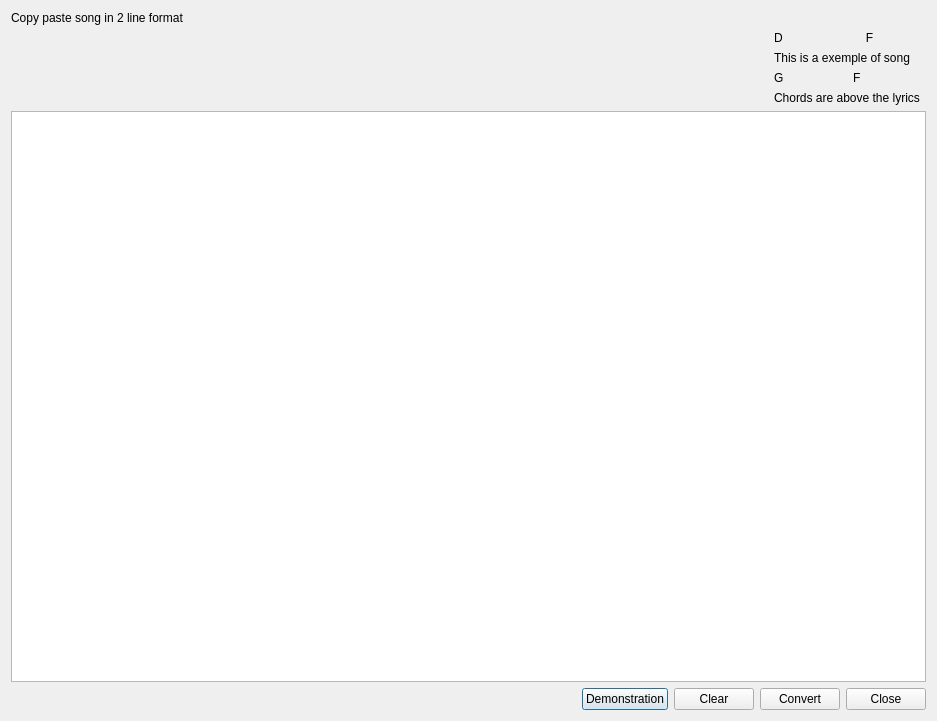
<?xml version="1.0" encoding="UTF-8"?>
<ui version="4.0">
 <class>DialogTwoLinesToChordPro</class>
 <widget class="QDialog" name="DialogTwoLinesToChordPro">
  <property name="geometry">
   <rect>
    <x>0</x>
    <y>0</y>
    <width>937</width>
    <height>721</height>
   </rect>
  </property>
  <property name="windowTitle">
   <string>Format 2 lines to chordpro converter</string>
  </property>
  <layout class="QHBoxLayout" name="horizontalLayout_7">
   <item>
    <layout class="QVBoxLayout" name="verticalLayout_9">
     <item>
      <layout class="QHBoxLayout" name="horizontalLayout_6">
       <item>
        <layout class="QVBoxLayout" name="verticalLayout_2">
         <item>
          <widget class="QLabel" name="label">
           <property name="text">
            <string>Copy paste song in 2 line format </string>
           </property>
          </widget>
         </item>
         <item>
          <layout class="QHBoxLayout" name="horizontalLayout_2">
           <item>
            <spacer name="horizontalSpacer_2">
             <property name="orientation">
              <enum>Qt::Horizontal</enum>
             </property>
             <property name="sizeHint" stdset="0">
              <size>
               <width>40</width>
               <height>20</height>
              </size>
             </property>
            </spacer>
           </item>
           <item>
            <layout class="QVBoxLayout" name="verticalLayout">
             <item>
              <widget class="QLabel" name="label_2">
               <property name="text">
                <string>D                         F </string>
               </property>
              </widget>
             </item>
             <item>
              <widget class="QLabel" name="label_3">
               <property name="text">
                <string>This is a exemple of song </string>
               </property>
              </widget>
             </item>
             <item>
              <widget class="QLabel" name="label_4">
               <property name="text">
                <string>G                     F</string>
               </property>
              </widget>
             </item>
             <item>
              <widget class="QLabel" name="label_5">
               <property name="text">
                <string>Chords are above the lyrics</string>
               </property>
              </widget>
             </item>
            </layout>
           </item>
          </layout>
         </item>
        </layout>
       </item>
       <item>
        <widget class="FormInputOutputChord" name="widget" native="true"/>
       </item>
       <item>
        <layout class="QHBoxLayout" name="horizontalLayout_5"/>
       </item>
      </layout>
     </item>
     <item>
      <widget class="QPlainTextEdit" name="plainTextEdit">
       <property name="plainText">
        <string/>
       </property>
      </widget>
     </item>
     <item>
      <layout class="QHBoxLayout" name="horizontalLayout">
       <item>
        <spacer name="horizontalSpacer">
         <property name="orientation">
          <enum>Qt::Horizontal</enum>
         </property>
         <property name="sizeHint" stdset="0">
          <size>
           <width>40</width>
           <height>20</height>
          </size>
         </property>
        </spacer>
       </item>
       <item>
        <widget class="QPushButton" name="pushButtonDemo">
         <property name="text">
          <string>Demonstration</string>
         </property>
        </widget>
       </item>
       <item>
        <widget class="QPushButton" name="pushButtonClear">
         <property name="text">
          <string>Clear</string>
         </property>
        </widget>
       </item>
       <item>
        <widget class="QPushButton" name="pushButtonConvert">
         <property name="text">
          <string>Convert</string>
         </property>
        </widget>
       </item>
       <item>
        <widget class="QPushButton" name="pushButtonClose">
         <property name="text">
          <string>Close</string>
         </property>
        </widget>
       </item>
      </layout>
     </item>
    </layout>
   </item>
  </layout>
 </widget>
 <customwidgets>
  <customwidget>
   <class>FormInputOutputChord</class>
   <extends>QWidget</extends>
   <header>forminputoutputchord.h</header>
   <container>1</container>
  </customwidget>
 </customwidgets>
 <resources/>
 <connections/>
</ui>
